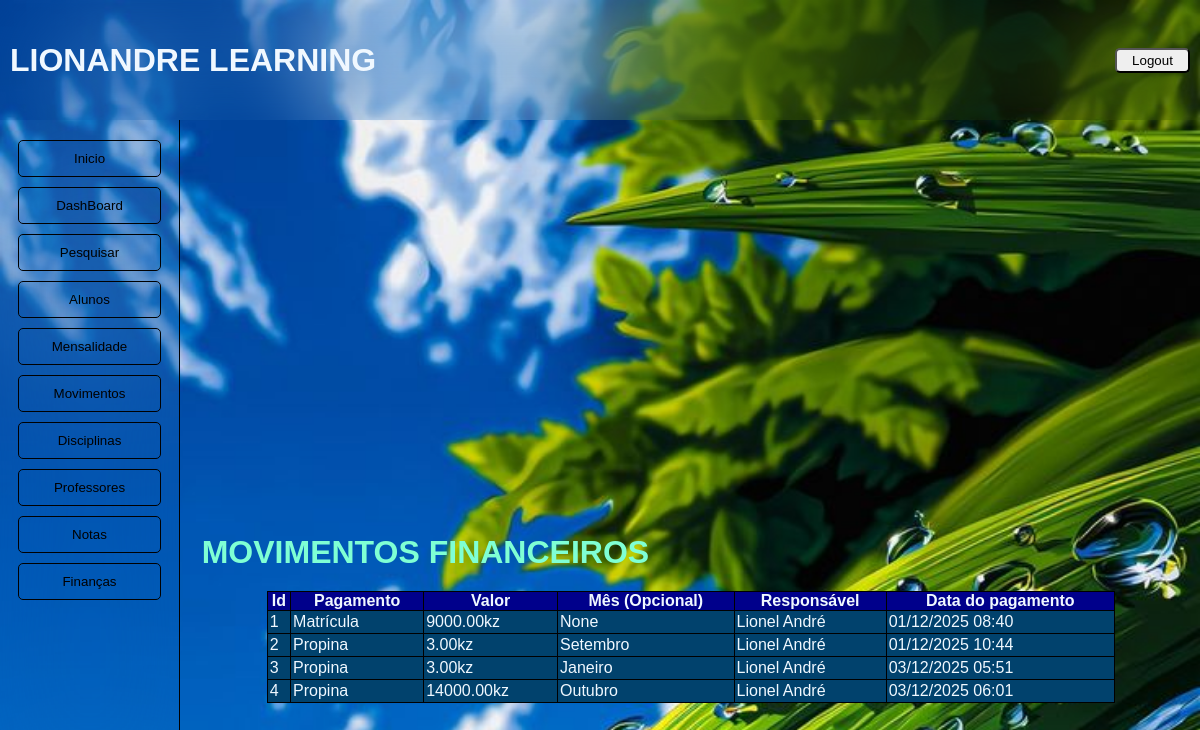
Screenshot of /movifinas/ (signed in) with the database file from the repository.
### alunos/models.py (models this page shows)
class Pagamentos(models.Model):
    Tipos = [
        ('Matrícula','Matrícula'),
        ('Confirmação','Confirmação'),
        ('Propina','Propina'),
        ('Prova','Prova'),
        ('Uniforme','Uniforme'),
        ('Cartão','Cartão'),
        ('Estágio','Estágio')
    ]
    tipo = models.CharField(max_length=100, choices=Tipos)
    mes = models.CharField(max_length=100, blank=True, null=True)
    valor = models.DecimalField(max_digits=10, decimal_places=2)
    funcionario = models.CharField(max_length=50)
    registrado = models.DateTimeField(auto_now_add=True)

### alunos/views.py (the view)
# urls.py: path('movifinas/', views.financa, name='financa'),
def financa(request):
    pagos = Pagamentos.objects.all()
    return render(request,'aluno/financa.html', {'pagos' : pagos})

### alunos/templates/aluno/financa.html
{% extends 'aluno/layout/base.html' %}
{% block content %}
<div class="page" style="width: auto; align-self: start; margin: 20px;">
        <h1 style="color: aquamarine;">MOVIMENTOS FINANCEIROS</h1>
</div>
<table >
    <tr>
        <th>Id</th>
        <th>Pagamento</th>
        <th>Valor</th>
        <th>Mês (Opcional)</th>
        <th>Responsável</th>
        <th>Data do pagamento</th>
    </tr>
{% for pago in pagos %}
    <tr>
        <td>{{ pago.id }}</td>
        <td>{{ pago.tipo }}</td>
        <td>{{ pago.valor }}kz</td>
        <td>{{ pago.mes }}</td>
        <td>{{ pago.funcionario }}</td>
        <td>{{ pago.registrado | date:'d/m/Y h:i' }}</td>
    </tr>
{% empty %}
    <div style="width: 50%; height: auto; background-color: rgb(253, 27, 27); margin: 20px; border-radius: 10px; padding: 20px;">
        <h1 style="text-align: center;">Lista Vazia</h1>
    </div>
{% endfor %}
</table>
{% endblock %}

### alunos/static/css/style.css (style rules this page uses)
* { margin: 0; padding: 0; box-sizing: border-box; text-decoration: none; list-style: none; font-family: 'Franklin Gothic Medium', 'Arial Narrow', Arial, sans-serif; }
body { background-image: url('img/background.jpg'); background-size: cover; background-repeat: no-repeat; }
table { border-collapse: collapse; width: 53em; color: aliceblue; height: auto; }
td, th { border: 1px solid black; }
td { border: 1px solid black; padding: 2px; background-color: rgb(1, 66, 109); }
th { background-color: darkblue; }
.page { width: 60%; text-align: start; }

### rows the page displays
Pagamentos: id "1", tipo "Matrícula", valor "9000.00", mes "None", funcionario "Lionel André", registrado "01/12/2025 08:40"
Pagamentos: id "2", tipo "Propina", valor "3.00", mes "Setembro", funcionario "Lionel André", registrado "01/12/2025 10:44"
Pagamentos: id "3", tipo "Propina", valor "3.00", mes "Janeiro", funcionario "Lionel André", registrado "03/12/2025 05:51"
Pagamentos: id "4", tipo "Propina", valor "14000.00", mes "Outubro", funcionario "Lionel André", registrado "03/12/2025 06:01"
